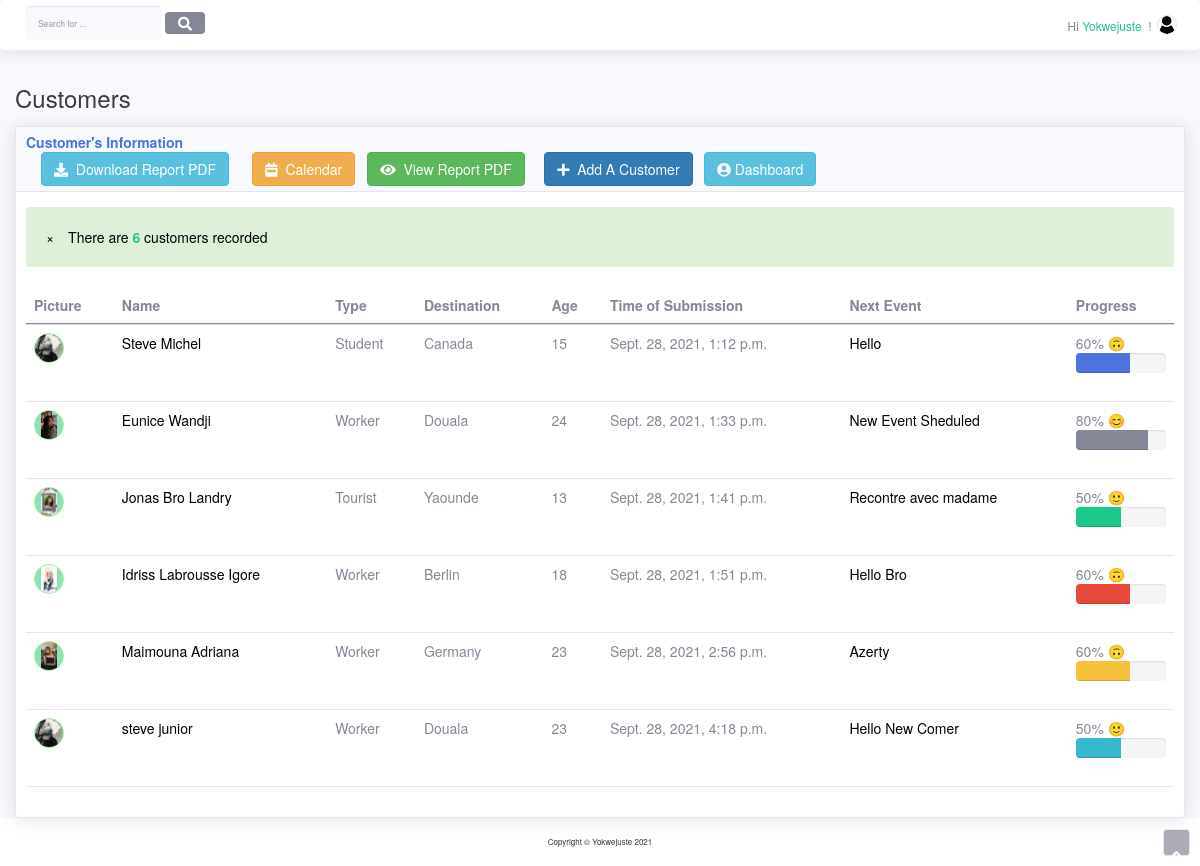
Page /preview/ (signed in) on the earlier database version.
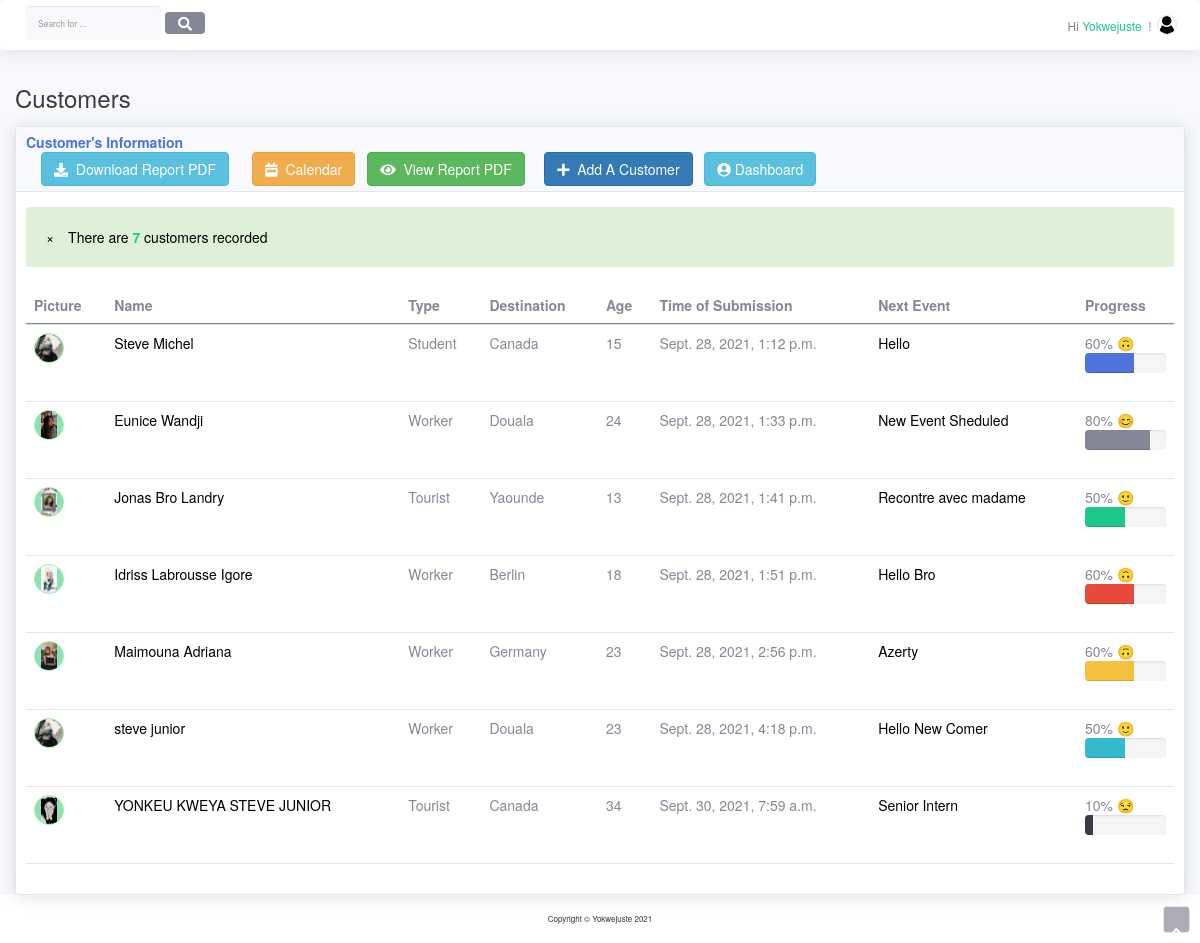
Same page on the later database version.
### records/models.py (models this page shows, shortened)
class GoCustomerRegistration(models.Model):
    name = models.CharField(max_length=300, verbose_name='Full name')
    email = models.EmailField(null=False)
    type = models.CharField(max_length=20, verbose_name='Customer Type')
    destination = models.CharField(max_length=30, null=False, verbose_name='Destination')
    time_of_submission = models.DateTimeField(auto_now_add=True, null=False, verbose_name=' Submit Time')
    phone_number = models.IntegerField(verbose_name='Phone number')
    age = models.IntegerField(verbose_name="Age", null=False)
    photo = models.ImageField(max_length=10000, verbose_name='Customer Picture',
                              null=False, upload_to='customers/profiles/')
    documents = models.FileField(upload_to='%Y/customers/documents/')
    class Meta:
        ordering = ["time_of_submission"]
        verbose_name = "Customer Registration"
        verbose_name_plural = "Customers Registration"

class Event(models.Model):
    customer = models.OneToOneField(GoCustomerRegistration,
                                    primary_key=True,
                                    unique=True,
                                    verbose_name='Customer\'s name',
                                    on_delete=models.CASCADE, )
    title = models.CharField(max_length=200)
    description = models.TextField()
    start_time = models.DateTimeField()
    end_time = models.DateTimeField()
    def __str__(self):
        return self.title

class GoCustomerStatus(models.Model):
    name = models.OneToOneField(GoCustomerRegistration,
                                max_length=300, verbose_name='Full name',
                                on_delete=models.CASCADE, primary_key=True,
                                null=False,
                                )
    value = models.IntegerField(verbose_name='Level', null=False, primary_key=False)
    class Meta:
        verbose_name_plural = 'Customers Status'
        verbose_name = 'Customer\'s Status'

### records/views.py (the view)
# urls.py: path('preview/', preview, name='preview'),
@login_required
def preview(request):
    global half
    detail = GoCustomerRegistration.objects.all()
    go = GoCustomerRegistration.objects.all()
    arr = GoCustomerStatus.objects.all()
    next_event = Event.objects.all()
    hey_d = ['primary', 'secondary',
             'success', 'danger', 'warning', 'info', 'dark'
             ]
    hey_p = hey_d * 400
    listing = zip(detail, arr, next_event, hey_p)
    conf_o = {
        'list': listing,
        'detail': detail,
        'event': next_event,
        'cost': go,
    }
    return render(request, 'customers_preview.html', conf_o)

### templates/customers_preview.html (shortened to what the changed rows need)
<!DOCTYPE html>
{% load static %}
<html lang="en">
<head>
    <link rel="stylesheet" href="{% static 'bootstrap/css/bootstrap.min.css' %}">
    <link rel="stylesheet" href="https://maxcdn.bootstrapcdn.com/bootstrap/3.4.1/css/bootstrap.min.css">
    <link rel="stylesheet" href="{% static 'fonts/fontawesome-all.min.css' %}">
    <link rel="stylesheet" href="{% static 'fonts/font-awesome.min.css' %}">
    <link rel="stylesheet" href="{% static 'fonts/fontawesome5-overrides.min.css' %}">
    <link rel="stylesheet" href="https://cdnjs.cloudflare.com/ajax/libs/font-awesome/4.7.0/css/font-awesome.min.css">
</head>
<body id="page-top">
<div id="wrapper">
    <div class="d-flex flex-column" id="content-wrapper">
        <div id="content">
            <div class="container-fluid">
                <div class="card shadow">
                    <div class="card-body">
                        <div class="table-responsive table mt-2" id="dataTable" role="grid"
                             aria-describedby="dataTable_info">
                            <table class="table my-0" id="dataTable">
                                <thead>
                                <tr>
                                    <th>Picture</th>
                                    <th>Name</th>
                                    <th>Type</th>
                                    <th>Destination</th>
                                    <th>Age</th>
                                    <th>Time of Submission</th>
                                    <th>Next Event</th>
                                    <th>Progress</th>
                                </tr>
                                </thead>
                                <tbody>
                                {% if list %}
                                    <div class="content-center">
                                        <div class="text-black
                                        border-0 rounded
                                         relative alert alert-success"
                                             id="success-alert"
                                        >
                                            <span
                                                    class="inline-block text-center" style="top: 20%">
                                                There {% if detail.count == 1 %}is{% else %}are{% endif %}
                                                {% if detail.count == 0 %}
                                                    <b class="text-danger">{{ detail.count }}</b>
                                                {% else %}
                                                    <b class="text-success">{{ detail.count }}</b>
                                                {% endif %} customers recorded
                                        </span>
                                        </div>
                                    </div>
                                    {% for item1, item2, item3, item4 in list %}
                                        <tr>
                                        <td>
                                            <img class="rounded-circle me-2"
                                                 style="object-fit: contain;
                                                     background-color:#91debb; border:1px solid palegreen;"
                                                 id="myImg"
                                                 onclick="onClick(this)"
                                                 alt=""
                                                 width="30" height="30"
                                                 src="{{ item1.photo.url }}">
                                        </td>
                                        <td>
                                            <a class="text-black
                                                      lg:hover:text-blue-400 text-decoration-none"
                                               href="{% url 'customer_detail' pk=item1.id %}">
                                                {{ item1.name }}</a>
                                        </td>
                                        <td class="text-capitalize">{{ item1.type }}</td>
                                        <td>{{ item1.destination }}</td>
                                        <td>{{ item1.age }}</td>
                                        <td>{{ item1.time_of_submission }}</td>
                                        <td>
                                            <a href="{% url 'event_edit' event_id=item1.id %}" class="text-black
                                                      lg:hover:text-blue-400 text-decoration-none"><p
                                                    class="text-decoration-none list-none">
                                                {{ item3 }}
                                            </p></a>
                                        </td>
                                        <td>
                                            <span>{{ item2.value }}%</span>
                                            {% if item2.value == 100 %} <span>🥰</span>
                                                <div class="progress progress-sm">
                                                    <div class="progress-bar bg-{{ item4 }}" role="progressbar"
                                                         style="width: {{ item2.value }}%"
                                                         aria-valuenow="{{ item2.value }}" aria-valuemin="0"
                                                         aria-valuemax="100"></div>
                                                </div>
                                            {% elif item2.value == 80 %}<span>😊</span>
                                                <div class="progress">
                                                    <div class="progress-bar bg-{{ item4 }}" role="progressbar"
                                                         style="width: {{ item2.value }}%"
                                                         aria-valuenow="{{ item2.value }}" aria-valuemin="0"
                                                         aria-valuemax="100"></div>
                                                </div>
                                            {% elif item2.value == 60 %}<span>🙃</span>
                                                <div class="progress">
                                                    <div class="progress-bar bg-{{ item4 }}" role="progressbar"
                                                         style="width: {{ item2.value }}%"
                                                         aria-valuenow="{{ item2.value }}" aria-valuemin="0"
                                                         aria-valuemax="100"></div>
                                                </div>
                                            {% elif item2.value == 50 %}<span>🙂</span>
                                                <div class="progress">
                                                    <div class="progress-bar bg-{{ item4 }}" role="progressbar"
                                                         style="width: {{ item2.value }}%"
                                                         aria-valuenow="{{ item2.value }}" aria-valuemin="0"
                                                         aria-valuemax="100"></div>
                                                </div>
                                            {% elif item2.value == 10 %}<span>😒</span>
                                                <div class="progress">
                                                    <div class="progress-bar bg-{{ item4 }}" role="progressbar"
                                                         style="width: {{ item2.value }}%"
                                                         aria-valuenow="{{ item2.value }}" aria-valuemin="0"
                                                         aria-valuemax="100"></div>
                                                </div>
                                            {% elif item2.value == 0 %}
                                                <div class="text-danger">
                                                    What happened!?🧐
                                                </div>
                                            {% endif %}
                                        </td>
                                    {% endfor %}
                                </tr>
                                {% endif %}
                                </tbody>
                            </table>
                        </div>
                    </div>
                </div>
            </div>
        </div>
    </div>
</div>
</body>
</html>

Differences in the rows shown:
added GoCustomerRegistration: shows a picture, name "YONKEU KWEYA STEVE JUNIOR", type "Tourist", destination "Canada", age "34", time_of_submission "Sept. 30, 2021, 7:59 a.m.", title "Senior Intern", value "10"
Other differences:
{{ detail.count }}: "6" → "7"
